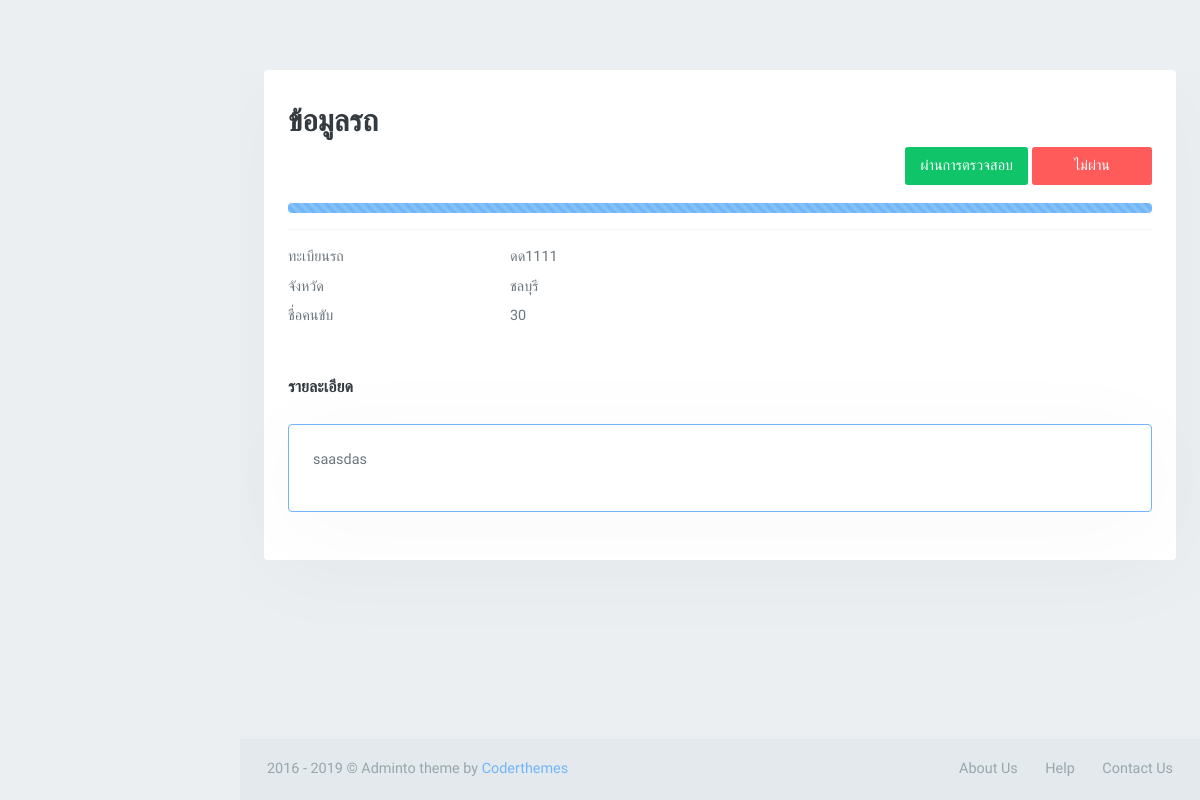
The app's page /foreman_maintenance_documant.php?id=1 with its own data.
### tables this page shows
CREATE TABLE `maintenance` (
  `id` int(3) NOT NULL,
  `detail` varchar(200) NOT NULL,
  `image` varchar(500) NOT NULL,
  `car_id` int(11) NOT NULL,
  `report_id` int(11) NOT NULL,
  `status` varchar(12) NOT NULL
);

CREATE TABLE `car_data` (
  `rec` int(11) NOT NULL,
  `car_id` varchar(30) NOT NULL,
  `car_name_cf` varchar(100) NOT NULL,
  `car_form` varchar(50) NOT NULL,
  `car_plate` varchar(50) NOT NULL,
  `car_province` varchar(100) NOT NULL,
  `car_licenseplatetail` varchar(100) NOT NULL,
  `car_insurance_company` varchar(100) NOT NULL,
  `dateRegis` varchar(50) NOT NULL,
  `dateExTax` varchar(50) NOT NULL,
  `dateExIns` varchar(50) NOT NULL,
  `company_id` varchar(20) NOT NULL,
  `user_update` varchar(30) NOT NULL,
  `car_status` int(5) NOT NULL DEFAULT '0',
  `date_add` datetime NOT NULL,
  `date_update` datetime NOT NULL
);

### foreman_maintenance_documant.php (the view, shortened to what this page needs)
<?php
$id = $_GET['id'];
?>
<!DOCTYPE html>
<html lang="th">
    <head>
        <link rel="stylesheet" href="assets/libs/morris-js/morris.css" />
        <link href="assets/css/bootstrap.min.css" rel="stylesheet" type="text/css" />
        <link href="assets/css/icons.min.css" rel="stylesheet" type="text/css" />
        <link href="assets/css/app.min.css" rel="stylesheet" type="text/css" />
    </head>
    <?php
    require("foreman_maintenance_topbar.php");
    ?>
        <body>
            <div id="wrapper">
        <div class="content-page">
            <div class="content">
                <div class="container-fluid">
                    <div class="row">
                        <div class="col-xl-12 col-md-12">
                            <div class="card-box">
                            <h2 class="">ข้อมูลรถ</h2>
                            <?php
                                    $select  = "SELECT * FROM maintenance AS A
                                           JOIN car_data AS B ON A.car_id=B.rec
                                           WHERE A.id=$id";
                                    $query = mysqli_query($con,$select);
                                          while($row = mysqli_fetch_array($query)){
                                ?>
                            <div class=" text-right">
                                    <a href="foreman_maintenance_status.php?id=<?php echo $row['id']; ?>" class="btn btn-success  width-md waves-effect waves-light" id="sa-warning">ผ่านการตรวจสอบ</a>
                                    <a href="foreman_maintenance_documant_adddata.php?id=<?php echo $row['id']; ?>&&car=<?php echo $row['car_plate']; ?>" class="btn btn-danger  width-md waves-effect waves-light">ไม่ผ่าน</a>
                            </div>
                                <div class="progress">
                                    <div class="progress-bar bg-blue progress-bar-striped progress-bar-animated"
                                        role="progressbar" aria-valuenow="3" aria-valuemin="0" aria-valuemax="100"
                                        style="width: 100%;">
                                    </div>
                                </div>
                                <hr />
                                <div class="row">
                                    <div class="col-md-12">
                                        <div class="row">
                                            <dt class="col-sm-3">ทะเบียนรถ</dt>
                                            <dd class="col-sm-7"><?php echo $row['car_plate'] ?></dd>
                                            <dt class="col-sm-3">จังหวัด</dt>
                                            <dd class="col-sm-7"><?php echo $row['car_province'] ?></dd>
                                            <dt class="col-sm-3">ชื่อคนขับ</dt>
                                            <dd class="col-sm-7"><?php echo $row['car_name_cf'] ?></dd>
                                        </div>
                                    </div>
                                </div><br><br>
                                <h4 class="header-title mt-0">รายละเอียด</h4><br>
                                <div class="card-box border border-primary">
                                    <p><?php echo $row['detail'];?></p>
                                </div>
                                <?php }?>
                            </div>
                        </div>
                    </div>
                </div>
            </div>
                    <footer class="footer">
                        <div class="container-fluid">
                            <div class="row">
                                <div class="col-md-6">
                                   2016 - 2019 &copy; Adminto theme by <a href="">Coderthemes</a>
                                </div>
                                <div class="col-md-6">
                                    <div class="text-md-right footer-links d-none d-sm-block">
                                        <a href="javascript:void(0);">About Us</a>
                                        <a href="javascript:void(0);">Help</a>
                                        <a href="javascript:void(0);">Contact Us</a>
                                    </div>
                                </div>
                            </div>
                        </div>
                    </footer>
        </div>
            </div>
        </body>
    </html>

### records on screen
maintenance: car_data.car_plate "ดด1111", car_data.car_province "ชลบุรี", car_data.car_name_cf "30", detail "saasdas"
